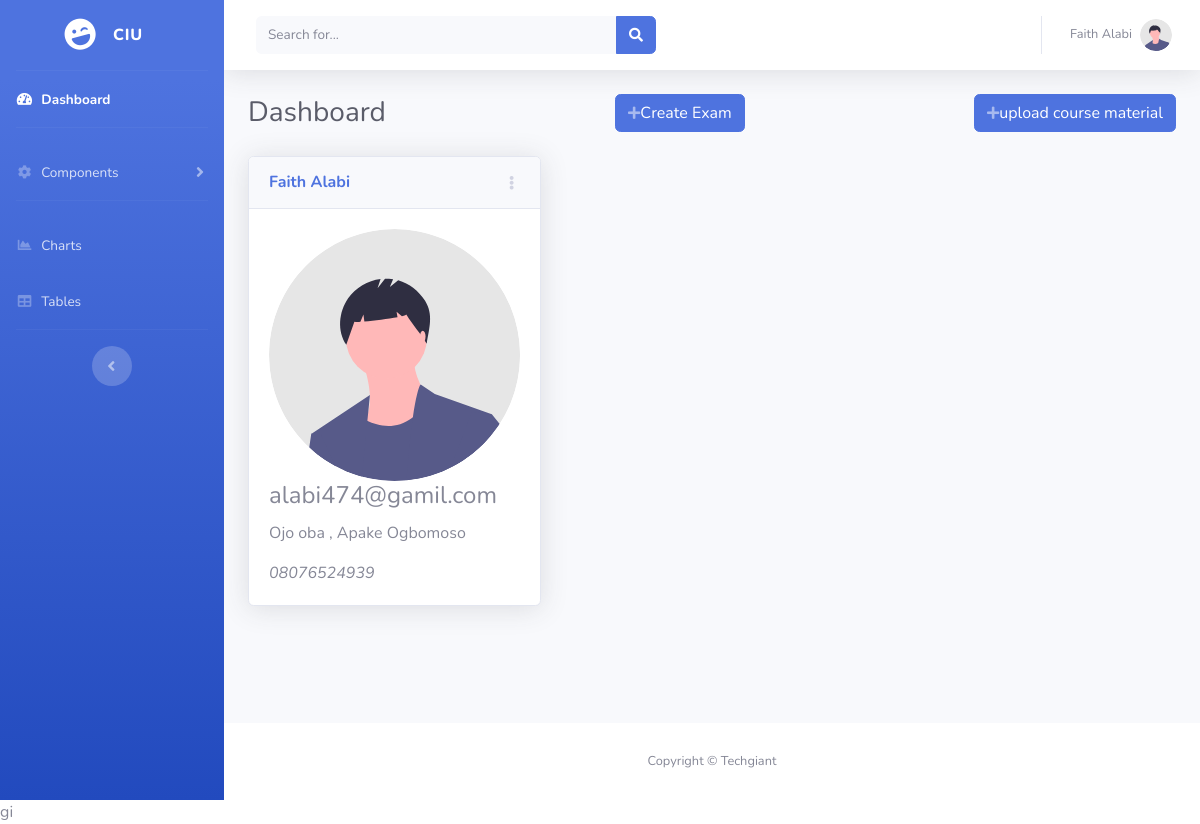
/teachers/teacher_dashboard.php (signed in), run on the app's committed database.
### tables this page shows
CREATE TABLE `schools` (
  `school_id` int(11) NOT NULL,
  `school_name` varchar(500) NOT NULL,
  `password` varchar(200) NOT NULL,
  `date` timestamp NOT NULL DEFAULT current_timestamp(),
  `email` varchar(300) NOT NULL,
  `phone` varchar(100) NOT NULL,
  `address` varchar(200) NOT NULL
);

CREATE TABLE `teacher` (
  `teacher_id` int(11) NOT NULL,
  `school_id` int(11) NOT NULL,
  `teacher_name` varchar(100) NOT NULL,
  `teacher_subject` varchar(200) NOT NULL,
  `teacher_adddress` varchar(200) NOT NULL,
  `teacher_phone` varchar(100) NOT NULL,
  `teacher_email` varchar(100) NOT NULL,
  `teacher_password` varchar(50) NOT NULL,
  `date` timestamp NOT NULL DEFAULT current_timestamp()
);

### teachers/teacher_dashboard.php (the view, shortened to what this page needs)
<?php
require_once "../engine/database.php";
if(isset( $_SESSION["teacher_id"])){
                       $schoolId=$_SESSION["school_id"];
                       $teacherId=$_SESSION["teacher_id"];
                       $sql_school= "SELECT school_name FROM schools where school_id=$schoolId";
                       $result = $conn->query($sql_school);
                       $row = mysqli_fetch_assoc($result);
                       $schoolname= $row["school_name"];
                       $sql= "SELECT * FROM teacher where school_id='$schoolId' AND teacher_id='$teacherId'";
                       $results = $conn->query($sql);
                       $row = mysqli_fetch_assoc($results);
                        $teachername= $row["teacher_name"];
                       $teacheraddress=$row["teacher_adddress"];
                       $teachernumber=$row["teacher_phone"];
                       $teacheremail=$row["teacher_email"];
?>
<!DOCTYPE html>
<html lang="en">
<head>
    <link href="../vendor/fontawesome-free/css/all.min.css" rel="stylesheet" type="text/css">
          <link href="https://cdn.jsdelivr.net/npm/bootstrap@5.2.2/dist/css/bootstrap.min.css" rel="stylesheet">
    <link href="../css/sb-admin-2.min.css" rel="stylesheet">
</head>
<body id="page-top">
    <div id="wrapper">
        <ul class="navbar-nav bg-gradient-primary sidebar sidebar-dark accordion" id="accordionSidebar">
            <a class="sidebar-brand d-flex align-items-center justify-content-center" href="index.html">
                <div class="sidebar-brand-icon rotate-n-15">
                    <i class="fas fa-laugh-wink"></i>
                </div>
                <div class="sidebar-brand-text mx-3"><?php echo $schoolname ?><sup></sup></div>
            </a>
            <hr class="sidebar-divider my-0">
            <li class="nav-item active">
                <a class="nav-link" href="#">
                    <i class="fas fa-fw fa-tachometer-alt"></i>
                    <span>Dashboard</span></a>
            </li>
            <hr class="sidebar-divider">
            <li class="nav-item">
                <a class="nav-link collapsed" href="#" data-toggle="collapse" data-target="#collapseTwo"
                    aria-expanded="true" aria-controls="collapseTwo">
                    <i class="fas fa-fw fa-cog"></i>
                    <span>Components</span>
                </a>
            </li>
            <hr class="sidebar-divider">
            <li class="nav-item">
                <a class="nav-link" href="charts.html">
                    <i class="fas fa-fw fa-chart-area"></i>
                    <span>Charts</span></a>
            </li>
            <li class="nav-item">
                <a class="nav-link" href="tables.html">
                    <i class="fas fa-fw fa-table"></i>
                    <span>Tables</span></a>
            </li>
            <hr class="sidebar-divider d-none d-md-block">
            <div class="text-center d-none d-md-inline">
                <button class="rounded-circle border-0" id="sidebarToggle"></button>
            </div>
        </ul>
        <div id="content-wrapper" class="d-flex flex-column">
            <div id="content">
                <nav class="navbar navbar-expand navbar-light bg-white topbar mb-4 static-top shadow">
                    <form
                        class="d-none d-sm-inline-block form-inline mr-auto ml-md-3 my-2 my-md-0 mw-100 navbar-search">
                        <div class="input-group">
                            <input type="text" class="form-control bg-light border-0 small" placeholder="Search for..."
                                aria-label="Search" aria-describedby="basic-addon2">
                            <div class="input-group-append">
                                <button class="btn btn-primary" type="button">
                                    <i class="fas fa-search fa-sm"></i>
                                </button>
                            </div>
                        </div>
                    </form>
                    <ul class="navbar-nav ml-auto">
                        <li class="nav-item dropdown no-arrow mx-1">
                            <a class="nav-link dropdown-toggle" href="#" id="alertsDropdown" role="button"
                                data-toggle="dropdown" aria-haspopup="true" aria-expanded="false">
                            </a>
                        </li>
                        <li class="nav-item dropdown no-arrow mx-1">
                            <a class="nav-link dropdown-toggle" href="#" id="messagesDropdown" role="button"
                                data-toggle="dropdown" aria-haspopup="true" aria-expanded="false">
                            </a>
                        </li>
                        <li class="nav-item dropdown no-arrow">
                            <a class="nav-link dropdown-toggle" href="#" id="userDropdown" role="button"
                                data-toggle="dropdown" aria-haspopup="true" aria-expanded="false">
                                <span class="mr-2 d-none d-lg-inline text-gray-600 small"><?php echo $teachername ?></span>
                                <img class="img-profile rounded-circle"
                                    src="../img/undraw_profile.svg">
                            </a>
                        </li>
                    </ul>
                </nav>
                <div class="container-fluid">
                    <div class="d-sm-flex align-items-center justify-content-between mb-4">
                        <h1 class="h3 mb-0 text-gray-800">Dashboard</h1>
<button type="button" class="d-none d-sm-inline-block btn btn-primary" data-bs-toggle="modal" data-bs-target="#exampleModal2" data-bs-whatever="@getbootstrap">
    <i class="fas fa-plus fa-sm text-white-50"></i>Create Exam</button>
    <button type="button" d="exampleModal1" class="d-none d-sm-inline-block btn btn-primary" data-bs-toggle="modal" data-bs-target="#exampleModal1" data-bs-whatever="@getbootstrap">
    <i class="fas fa-plus fa-sm text-white-50"></i>upload course material</button>
</div>
                    <div class="row">
                        <div class="col-xl-4 col-lg-5">
                            <div class="card shadow mb-4">
                                <div
                                    class="card-header py-3 d-flex flex-row align-items-center justify-content-between">
                                    <h6 class="m-0 font-weight-bold text-primary">
                                        <?php echo $teachername ?></h6>
                                    <div class="dropdown no-arrow">
                                        <a class="dropdown-toggle" href="#" role="button" id="dropdownMenuLink"
                                            data-toggle="dropdown" aria-haspopup="true" aria-expanded="false">
                                            <i class="fas fa-ellipsis-v fa-sm fa-fw text-gray-400"></i>
                                        </a>
                                    </div>
                                </div>
                              <div class="card-body">
                                        <img class="img-profile rounded-circle"
                                    src="../img/undraw_profile.svg">
                                        <h4 class="card-title"><?php echo $teacheremail ?></h4>
                                             <p class="card-text"><?php echo $teacheraddress ?></p>
                                             <i class="card-text"><?php echo $teachernumber ?></i>
                                </div>
                            </div>
                        </div>
                    </div>
                </div>
            </div>
            <footer class="sticky-footer bg-white">
                <div class="container my-auto">
                    <div class="copyright text-center my-auto">
                        <span>Copyright &copy; Techgiant</span>
                    </div>
                </div>
            </footer>
        </div>
    </div>
    gi
</body>
</html>
<?php
}else{
    header("location: tlogin.php");
}
?>

### data on the page
schools: school_name "CIU"
teacher: teacher_name "Faith Alabi", teacher_email "alabi474@gamil.com", teacher_adddress "Ojo oba , Apake Ogbomoso", teacher_phone "08076524939"
